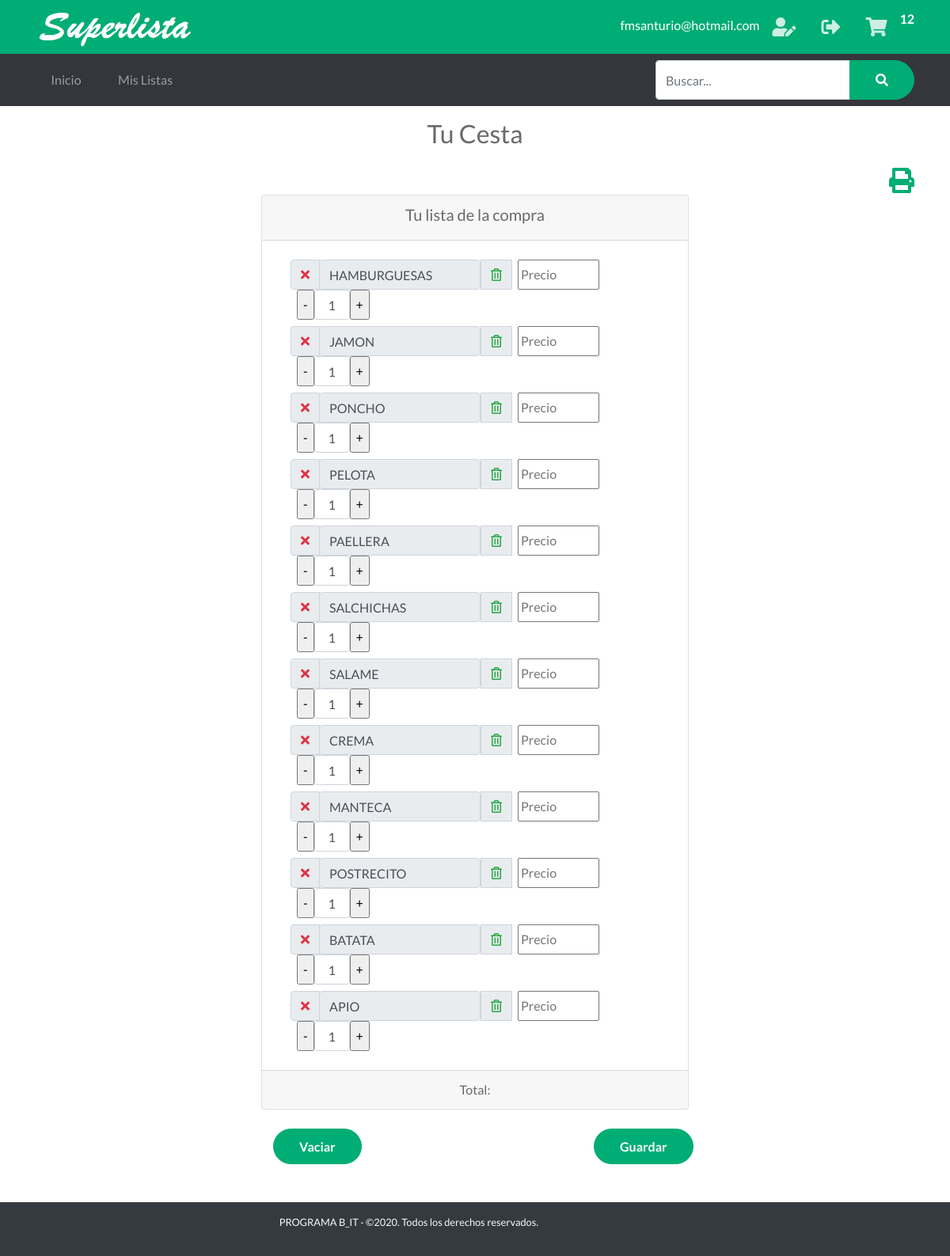
The page /cart (signed in) on the database its author committed.
### tables this page shows
CREATE TABLE "Cesta" (
	"Id"	INTEGER NOT NULL PRIMARY KEY AUTOINCREMENT UNIQUE,
	"Id_Usuario"	INTEGER NOT NULL,
	"Item"	INTEGER NOT NULL,
	"Tachar"	INTEGER,
	"ProductoId"	INTEGER,
FOREIGN KEY("ProductoId") REFERENCES "Productos"("Id")
);

### app.py (the view)
@app.route('/cart')  # Ruta Mi Cesta
def cart():
    cantCarrito()
    if 'nombre' in session:
        items = getAllCesta()
        g.db.close()
        return render_template('carrito.html', items=items)
    else:
        items = getAllCesta()
        g.db.close()
        return render_template('carrito_home.html', items=items)

### app.py (called while the page is built)
def get_db():
    db = getattr(g, '_database', None)
    if db is None:
        db = g._database = sqlite3.connect('database1.db')
    return db

@app.teardown_appcontext
def close_connection(exception):
    db = getattr(g, '_database', None)
    if db is not None:
        db.close()

def conectar_db():
    return sqlite3.connect('database1.db')

def getAllCesta():
    if 'nombre' in session:
        id = session['id']
    else:
        try:
            id = int(request.cookies.get('visitanteId'))
        except:
            return redirect('/del_cookie')
    g.db = conectar_db()
    consulta = 'SELECT * FROM Cesta WHERE (Id_usuario = ?)'
    cur = g.db.execute(consulta, [id])
    items = [dict(Id=row[0], Id_Usuario=row[1], Item_nombre=row[2], Tachar=row[3], ProductoId=row[4])
             for row in cur.fetchall()]
    g.db.close()
    return items

def cantCarrito():
    if 'nombre' in session:
        id_usuario = session['id']
    else:
        try:
            id_usuario = int(request.cookies.get('visitanteId'))
        except:
            return redirect('/del_cookie')
    db = get_db()
    cur = db.cursor()
    find_prod = (
        "SELECT COUNT(Id) FROM Cesta WHERE Id_Usuario = ?")
    cur.execute(find_prod, [(id_usuario)])
    resultado = cur.fetchone()
    session['carrito'] = resultado[0]
    return session['carrito']

### templates/carrito.html (shortened to what this page needs)
{% extends "layout_logged_in.html" %}
{% block content %}
<section>
    <div class="text h2 text-center py-3">
        <span>Tu Cesta</span>
    </div>
    <div class="container">
        <div class="text-right ">
            <a href=""><i onclick="javascript:window.print();" class="fas fa-print text-primary fa-2x "></i></a>
        </div>
    </div>
    <div class="container">
        <div class="row justify-content-center">
            <div class="col-6 text-center">
                <div class="card">
                    <div class="card-header">
                        <h5><span>Tu lista de la compra</span></h5>
                    </div>
                    <div class="card-body ml-3">
                        {%  set contador = namespace(value=0) %}
                        {%for item in items %}
                        <div class="input-group py-1">
                            <div class="input-group-prepend">
                                <div class="input-group-text">
                                    <a href="/adquirido/{{item.Id}}"><i
                                            class="{% if item.Tachar %} text-success fas fa-check {% else %} text-danger fas fa-times  {% endif %} "></i></a>
                                </div>
                            </div>
                            <div class="input">
                                <input type="text" readonly="true" color="blue"
                                    class="form-control {% if item.Tachar %} tachar {% endif %}"
                                    value="{{item.Item_nombre}}">
                            </div>
                            <div class="input-group-prepend">
                                <div class="input-group-text">
                                    <a href="/DeleteArtCesta/{{item.Id}}"><i
                                            class="far fa-trash-alt text-success"></i></a>
                                </div>
                            </div>
                            <div class="input-group-prepend ml-2">
                                <input type="text" size="10" id="{{item.Item_nombre}}" placeholder="Precio"
                                    class="monto" onkeyup="SubTotal();">
                            </div>
                            <div class="input-group-prepend ml-2">
                                <input type="button" name="menos1" id="menos1" value="-"
                                    onclick="RtrCampo('{{contador.value|string}}')" />
                                <input class="form-control text-center" type='text' size="1"
                                    id='{{contador.value|string}}' value=1>
                                <input type="button" name="mas1" id="mas1" value="+"
                                    onclick="SmrCampo('{{contador.value|string}}')" />
                            </div>
                        </div>
                        {% set contador.value = contador.value + 1 %}
                        {%endfor%}
                    </div>
                    <div class="card-footer"> <span>Total: </span>
                    </div>
                </div>
                <br>
                <div class="container">
                    <div class="row justify-content-between ">
                        <div class="col-3">
                            <div class="text ">
                                <form id="delete" action="/deleteAllCesta" method="POST">
                                    <button type="submit" class="btn btn-primary">Vaciar</button>
                                </form>
                            </div>
                        </div>
                        <div class="col-3">
                            <div class="text">
                                <button type="button" class="btn btn-primary" data-toggle="modal" data-target="#exampleModal">
                                    Guardar
                                </button>
                            </div>
                        </div>
                    </div>
                </div>
            </div>
        </div>
    </div>
</section>
{% endblock %}

### static/css/all.css (style rules this page uses)
.fa, .fas, .far, .fal, .fab { -moz-osx-font-smoothing: grayscale; -webkit-font-smoothing: antialiased; display: inline-block; font-style: normal; font-variant: normal; text-rendering: auto; line-height: 1; }
.fa-2x { font-size: 2em; }
.fa-print:before { content: "\f02f"; }
.fa-times:before { content: "\f00d"; }
.fa-trash-alt:before { content: "\f2ed"; }
.far { font-family: 'Font Awesome 5 Free'; font-weight: 400; }
.fa, .fas { font-family: 'Font Awesome 5 Free'; font-weight: 900; }

### static/css/estilos.css (style rules this page uses)
html { font-size: 13px; }
body { font-family: 'Lato', sans-serif; color: #696969; }
.btn { border-radius: 2rem; padding: .6rem 2rem; font-weight: bold; }
.text-primary { color: #00ad75 !important; }
.btn-primary { color: #fff; background-color: #00ad75; border-color: #00ad75; position: relative; overflow: hidden; z-index: 1; -webkit-transition: all .3s ease; transition: all .3s ease; }
.btn-primary:after { font-family: 'Font Awesome 5 Free'; font-weight: 900; position: relative; left: .6rem; top: .1rem; -webkit-transition: left .3s ease; transition: left .3s ease; }
.btn-primary:before { content: ""; z-index: -1; width: 0; height: 100%; background: #fff; position: absolute; left: 50%; top: 0; -webkit-transform: skew(45deg, 0); transform: skew(45deg, 0); -webkit-transition: all .4s ease; transition: all .4s ease; }
@media (min-width: 990px) { html { font-size: 16px; } }

### rows shown on the page
Cesta: Tachar 0 (drawn), Item_nombre "HAMBURGUESAS"
Cesta: Tachar 0 (drawn), Item_nombre "JAMON", value "1"
Cesta: Tachar 0 (drawn), Item_nombre "PONCHO"
Cesta: Tachar 0 (drawn), Item_nombre "PELOTA"
Cesta: Tachar 0 (drawn), Item_nombre "PAELLERA"
Cesta: Tachar 0 (drawn), Item_nombre "SALCHICHAS"
Cesta: Tachar 0 (drawn), Item_nombre "SALAME"
Cesta: Tachar 0 (drawn), Item_nombre "CREMA"
Cesta: Tachar 0 (drawn), Item_nombre "MANTECA"
Cesta: Tachar 0 (drawn), Item_nombre "POSTRECITO"
Cesta: Tachar 0 (drawn), Item_nombre "BATATA"
Cesta: Tachar 0 (drawn), Item_nombre "APIO"

### other values the page prints
{{ session['correo'] }} "fmsanturio@hotmail.com"
{{ session['carrito'] }} "12"
